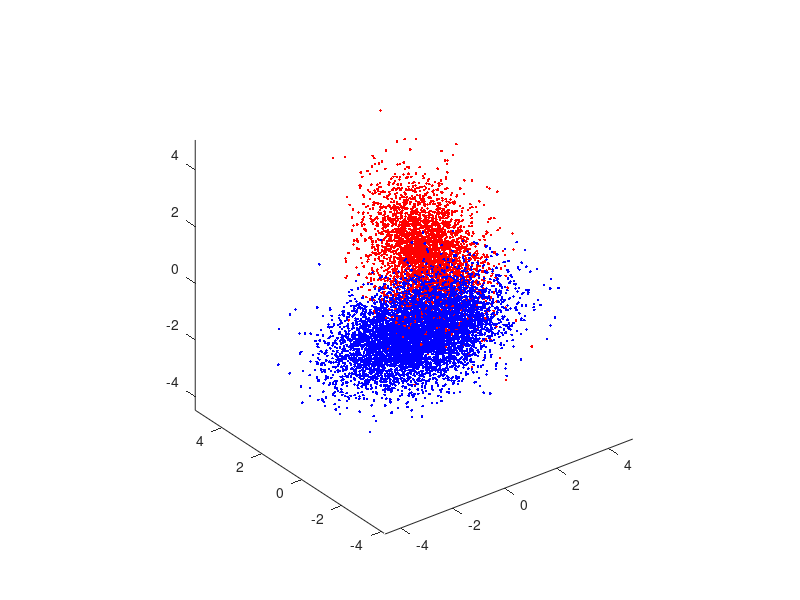

Reproduce this figure in MATLAB. (Note: this script raises an error after producing the figure.)
%% Homework 1: Question 1
%% Leonora Blodgett
clear all, close all,

N = 10000; % Number of samples
p0 = 0.65; p1 = 0.35; %class prior probabilities
u = rand(1,N)>=p0; N0 = length(find(u==0)); N1 = length(find(u==1));
mu0 = [-1/2;-1/2;-1/2]; Sigma0 = [1,-0.5,0.3;-0.5,1,-0.5;0.3,-0.5,1];
r0 = mvnrnd(mu0, Sigma0, N0);
figure(1), plot3(r0(:,1),r0(:,2),r0(:,3),'.b'); axis equal, hold on,
mu1 = [1;1;1]; Sigma1 = [1,0.3,-0.2;0.3,1,0.3;-0.2,0.3,1];
r1 = mvnrnd(mu1, Sigma1, N1);
figure(1), plot3(r1(:,1),r1(:,2),r1(:,3),'.r'); axis equal, hold on,

%% Question 1, Part A, section 2: Plot ROC curve 
n = 3; % number of feature dimensions
mu(:,1) = [-1/2;-1/2;-1/2]; mu(:,2) = [1;1;1];
Sigma(:,:,1) = [1,-0.5,0.3;-0.5,1,-0.5;0.3,-0.5,1]; Sigma(:,:,2) = [1,0.3,-0.2;0.3,1,0.3;-0.2,0.3,1];
p = [p0, p1];
label = rand(1,N) >= p(1);
Nc = [length(find(label==0)),length(find(label==1))]; % number of samples from each class
X = zeros(n,N); % save up space

for l = 0:1
    X(:,label==l) = mvnrnd(mu(:,l+1),Sigma(:,:,l+1),Nc(l+1))';
end

% Evaluate log-likelihoods
lambda = [0 1;1 0]; % loss values
gamma = (lambda(2,1)-lambda(1,1))/(lambda(1,2)-lambda(2,2)) * p(1)/p(2); %threshold
discriminantScore = log(evalGaussian(X,mu(:,2),Sigma(:,:,2)))-log(evalGaussian(X,mu(:,1),Sigma(:,:,1)));
decision = (discriminantScore >= log(gamma)); % LDA threshold not optimized to minimize its own E[Risk]!

% For ROC curve, counts FP, FN, TN, TP and errors 
[sortedScores,ind] = sort(discriminantScore,'ascend');
% Sweep gamma (tau) values from 0 to infinity
thresholdList = [min(sortedScores)-eps,(sortedScores(1:end-1)+sortedScores(2:end))/2, max(sortedScores)+eps];
for i = 1:length(thresholdList)
    tau = thresholdList(i);
    decisions = (discriminantScore >= tau);
    Ptn(i) = length(find(decisions==0 & label==0))/length(find(label==0)); % True Negative (decide 0 when L=0)
    Ptp(i) = length(find(decisions==1 & label==1))/length(find(label==1)); % True Positive (decide 1 when L=1)
    Pfp(i) = length(find(decisions==1 & label==0))/length(find(label==0)); % False Positive (decide 1 when L=0)
    Pfn(i) = length(find(decisions==0 & label==1))/length(find(label==1)); % False Negative (decide 0 when L=1)
    Perror(i) = sum(decisions~=label)/length(label); % Errors (decide 1 when L=0 or decide 0 when L=1)
end

% Plot ROC curve 
figure(3)
plot(Pfp,Ptp,'b.-','LineWidth',1.5),
xlabel('P(False+)'),ylabel('P(True+)'), title('ROC Curve for ERM Discriminant Scores'),

%% Question 1, Part A, section 3: 
% Find minimum error and threshold
[Pe_min, idxMin] = min(Perror);
optimized_tau = thresholdList(idxMin);
Ptp_emp = Ptp(idxMin);
Pfp_emp = Pfp(idxMin);

% Plot ROC again with the minimum-Perror point marked
figure(4);
plot(Pfp,Ptp,'b.-','LineWidth',1.5); hold on;
plot(Pfp_emp, Ptp_emp, 'go','MarkerSize',10,'LineWidth',2); % mark empirical min error
xlabel('False Positive Rate (FPR)');
ylabel('True Positive Rate (TPR)');
title('ROC Curve with Minimum-Error Operating Point');
axis([0 1 0 1]);


% Plot Perror with the minimum-Perror point marked
figure(5)
plot(thresholdList,Perror,'*m'); hold on;
plot(optimized_tau, Perror(idxMin), 'go','MarkerSize',10,'LineWidth',2); % mark empirical min error
xlabel('Thresholds'), ylabel('P(error) for ERM Discriminant Scores'),

% Print results
fprintf('Empirical min P(error) = %.4f at gamma = %.4f\n', Pe_min, exp(optimized_tau));
fprintf('Theoretical optimal gamma = %.4f\n', p0/p1);

%%%%%%%%%%%%%%%%%%%%%%%%%%%%%%%%%%%%%%%%%%%%%%%%%%%%%%%%%%%%%%%%%%%%%%%%%%%%%%%%%%%%%%%%%%%%%%%%%%%%%%%%%%%%%%%%%%%%%%%%%%%%%%%%%%%
%% Question 1, Part B: Naive Bayesian Classifier
 % Falsely assume covariance matrix is identity matrix
Sigma(:,:,1) = eye(3); Sigma(:,:,2) = eye(3);

% repeat all the same steps as part A
for l = 0:1
    X(:,label==l) = mvnrnd(mu(:,l+1),Sigma(:,:,l+1),Nc(l+1))';
end

% Evaluate log-likelihoods
lambda = [0 1;1 0]; % loss values
gamma = (lambda(2,1)-lambda(1,1))/(lambda(1,2)-lambda(2,2)) * p(1)/p(2); %threshold
discriminantScore = log(evalGaussian(X,mu(:,2),Sigma(:,:,2)))-log(evalGaussian(X,mu(:,1),Sigma(:,:,1)));
decision = (discriminantScore >= log(gamma)); % LDA threshold not optimized to minimize its own E[Risk]!

% For ROC curve, counts FP, FN, TN, TP and errors 
[sortedScores,ind] = sort(discriminantScore,'ascend');
% Sweep gamma (tau) values from 0 to infinity
thresholdList = [min(sortedScores)-eps,(sortedScores(1:end-1)+sortedScores(2:end))/2, max(sortedScores)+eps];
for i = 1:length(thresholdList)
    tau = thresholdList(i);
    decisions = (discriminantScore >= tau);
    Ptn(i) = length(find(decisions==0 & label==0))/length(find(label==0)); % True Negative (decide 0 when L=0)
    Ptp(i) = length(find(decisions==1 & label==1))/length(find(label==1)); % True Positive (decide 1 when L=1)
    Pfp(i) = length(find(decisions==1 & label==0))/length(find(label==0)); % False Positive (decide 1 when L=0)
    Pfn(i) = length(find(decisions==0 & label==1))/length(find(label==1)); % False Negative (decide 0 when L=1)
    Perror(i) = sum(decisions~=label)/length(label); % Errors (decide 1 when L=0 or decide 0 when L=1)
end


% Find minimum error and threshold
[Pe_min, idxMin] = min(Perror);
optimized_tau = thresholdList(idxMin);
Ptp_emp = Ptp(idxMin);
Pfp_emp = Pfp(idxMin);

% Plot ROC with the minimum-Perror point marked
figure(4);
plot(Pfp,Ptp,'c.-','LineWidth',1.5); hold on;
plot(Pfp_emp, Ptp_emp, 'go','MarkerSize',10,'LineWidth',2); % mark empirical min error
xlabel('False Positive Rate (FPR)');
ylabel('True Positive Rate (TPR)');
title('ROC Curve with Minimum-Error Operating Point');
axis([0 1 0 1]);
legend("Correct ERM", "Minimum Perror ERM", "Naive Bayesian Classifier", "Minimum Perror NB")


% Plot Perror with the minimum-Perror point marked
figure(5)
plot(thresholdList,Perror,'*r'); hold on;
plot(optimized_tau, Perror(idxMin), 'go','MarkerSize',10,'LineWidth',2); % mark empirical min error
xlabel('Thresholds'), ylabel('P(error) for ERM Discriminant Scores'),
legend("Correct ERM", "Minimum Perror ERM", "Naive Bayesian Classifier", "Minimum Perror NB")

% Print results
fprintf('Empirical min P(error) = %.4f at gamma = %.4f\n', Pe_min, exp(optimized_tau));
fprintf('Theoretical optimal gamma = %.4f\n', p0/p1);

%%%%%%%%%%%%%%%%%%%%%%%%%%%%%%%%%%%%%%%%%%%%%%%%%%%%%%%%%%%%%%%%%%%%%%%%%%%%%%%%%%%%%%%%%%%%%%%%%%%%%%%%%%%%%%%%%%%%%%%%%%%%%%%%%%%
%% Question 1, Part C: Fisher LDA Classifier 
%% 1) Estimate class means and covariances from the 10k samples (sample averages)
label = label';
X=X';
idx0 = (label==0);
idx1 = (label==1);

x1 = X(idx0,:);
x2 = X(idx1,:);

n0 = size(x1,1);
n1 = size(x2,1);

% Estimate mean vectors and covariance matrices from samples
mu1hat = mean(x1,1)';  S1hat = cov(x1);  
mu2hat = mean(x2,1)';  S2hat = cov(x2);

% Calculate the between/within-class scatter matrices:
Sw = S2hat + S1hat;   % within-class scatter (equal weight)
Sb = (mu1hat-mu2hat)*(mu1hat-mu2hat)'; % Between-class scatter 

% Solve for the Fisher LDA projection vector (in w)
% Solve Sb * v = lambda * Sw * v  -> pick eigenvector with largest eigenvalue
[V,D] = eig(inv(Sw)*Sb); % generalized eigenproblem
% eig may produce complex small nums due to numeric; keep real parts
[~,ind] = sort(diag(D),'descend');
w = V(:,ind(1)); % Fisher LDA projection vector

% Normalize w for convenience (direction only matters)
w = w / norm(w);

% For a two-class case, direction is proportional to inv(Sw)*(mu1-mu0)
% (sanity check) w_alt = Sw \ diffm; w_alt = w_alt / norm(w_alt);

%% 3) Project data onto w and sweep thresholds tau
proj = X * w;             % N x 1 scalar projections
proj0 = proj(idx0);
proj1 = proj(idx1);

% Choose threshold grid that covers range of projections
tauVals = linspace(min(proj)-1e-3, max(proj)+1e-3, 1000);  % dense sweep
TPR_lda = zeros(size(tauVals));
FPR_lda = zeros(size(tauVals));
Pe_lda  = zeros(size(tauVals));

for i = 1:length(tauVals)
    tau = tauVals(i);
    decisions = proj > tau;  % decide class 1 if w'*x > tau
    
    TP = sum(decisions==1 & label==1);
    FN = sum(decisions==0 & label==1);
    FP = sum(decisions==1 & label==0);
    TN = sum(decisions==0 & label==0);
    
    TPR_lda(i) = TP / (TP + FN);
    FPR_lda(i) = FP / (FP + TN);
    Pe_lda(i)  = (FP + FN) / N;
end

% Find minimum empirical error and its tau
[Pe_min_lda, idxMin_lda] = min(Pe_lda);
tau_emp = tauVals(idxMin_lda);
TPR_emp_lda = TPR_lda(idxMin_lda);
FPR_emp_lda = FPR_lda(idxMin_lda);


% Plot ROC
figure(6);
plot(FPR_lda, TPR_lda, 'g.-','LineWidth',1.5); hold on;
plot(FPR_emp_lda, TPR_emp_lda, 'mo','MarkerSize',10,'LineWidth',2);
xlabel('False Positive Rate (FPR)');
ylabel('True Positive Rate (TPR)');
title('ROC Curve - Fisher Linear Discriminant Analysis');
axis([0 1 0 1]);

% Plot Perror with the minimum-Perror point marked
figure(7)
plot(tauVals,Pe_lda, '*r'); hold on;
plot(tau_emp, min(Pe_lda), 'go','MarkerSize',10,'LineWidth',2); % mark empirical min error
xlabel('Thresholds'), ylabel('P(error) for Fosher Linear Discriminant Analysis'),
%legend("Correct ERM", "Minimum Perror ERM", "Naive Bayesian Classifier", "Minimum Perror NB")

